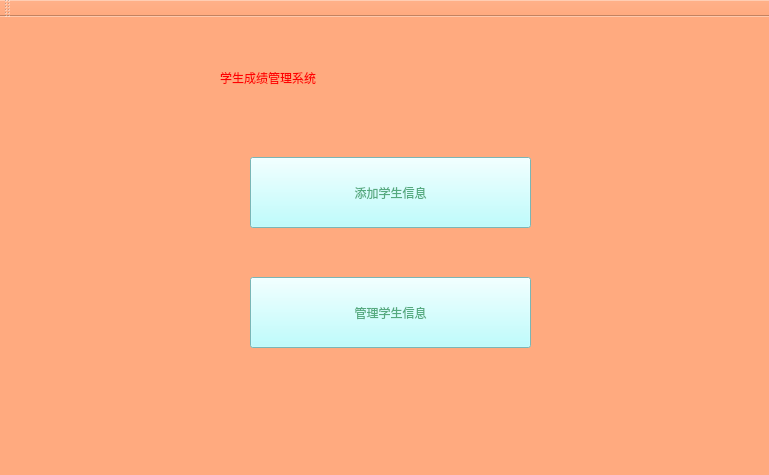
<?xml version="1.0" encoding="UTF-8"?>
<ui version="4.0">
 <class>MainWindow</class>
 <widget class="QMainWindow" name="MainWindow">
  <property name="geometry">
   <rect>
    <x>0</x>
    <y>0</y>
    <width>769</width>
    <height>475</height>
   </rect>
  </property>
  <property name="windowTitle">
   <string>MainWindow</string>
  </property>
  <property name="styleSheet">
   <string notr="true">color: rgb(85, 170, 127);
background-color: rgb(255, 170, 127);</string>
  </property>
  <widget class="QWidget" name="centralWidget">
   <widget class="QPushButton" name="pushButton">
    <property name="geometry">
     <rect>
      <x>250</x>
      <y>140</y>
      <width>281</width>
      <height>71</height>
     </rect>
    </property>
    <property name="styleSheet">
     <string notr="true">font: 75 26pt &quot;隶书&quot;;
background-color: rgb(170, 255, 255);</string>
    </property>
    <property name="text">
     <string>添加学生信息</string>
    </property>
   </widget>
   <widget class="QPushButton" name="pushButton_2">
    <property name="geometry">
     <rect>
      <x>250</x>
      <y>260</y>
      <width>281</width>
      <height>71</height>
     </rect>
    </property>
    <property name="styleSheet">
     <string notr="true">font: 75 26pt &quot;隶书&quot;;
background-color: rgb(170, 255, 255);</string>
    </property>
    <property name="text">
     <string>管理学生信息</string>
    </property>
   </widget>
   <widget class="QLabel" name="label">
    <property name="geometry">
     <rect>
      <x>220</x>
      <y>40</y>
      <width>341</width>
      <height>41</height>
     </rect>
    </property>
    <property name="styleSheet">
     <string notr="true">font: 75 30pt &quot;隶书&quot;;
color: rgb(255, 0, 0);</string>
    </property>
    <property name="text">
     <string>学生成绩管理系统</string>
    </property>
   </widget>
  </widget>
  <widget class="QMenuBar" name="menuBar">
   <property name="geometry">
    <rect>
     <x>0</x>
     <y>0</y>
     <width>769</width>
     <height>23</height>
    </rect>
   </property>
  </widget>
  <widget class="QToolBar" name="mainToolBar">
   <attribute name="toolBarArea">
    <enum>TopToolBarArea</enum>
   </attribute>
   <attribute name="toolBarBreak">
    <bool>false</bool>
   </attribute>
  </widget>
  <widget class="QStatusBar" name="statusBar"/>
 </widget>
 <layoutdefault spacing="6" margin="11"/>
 <resources/>
 <connections/>
</ui>
